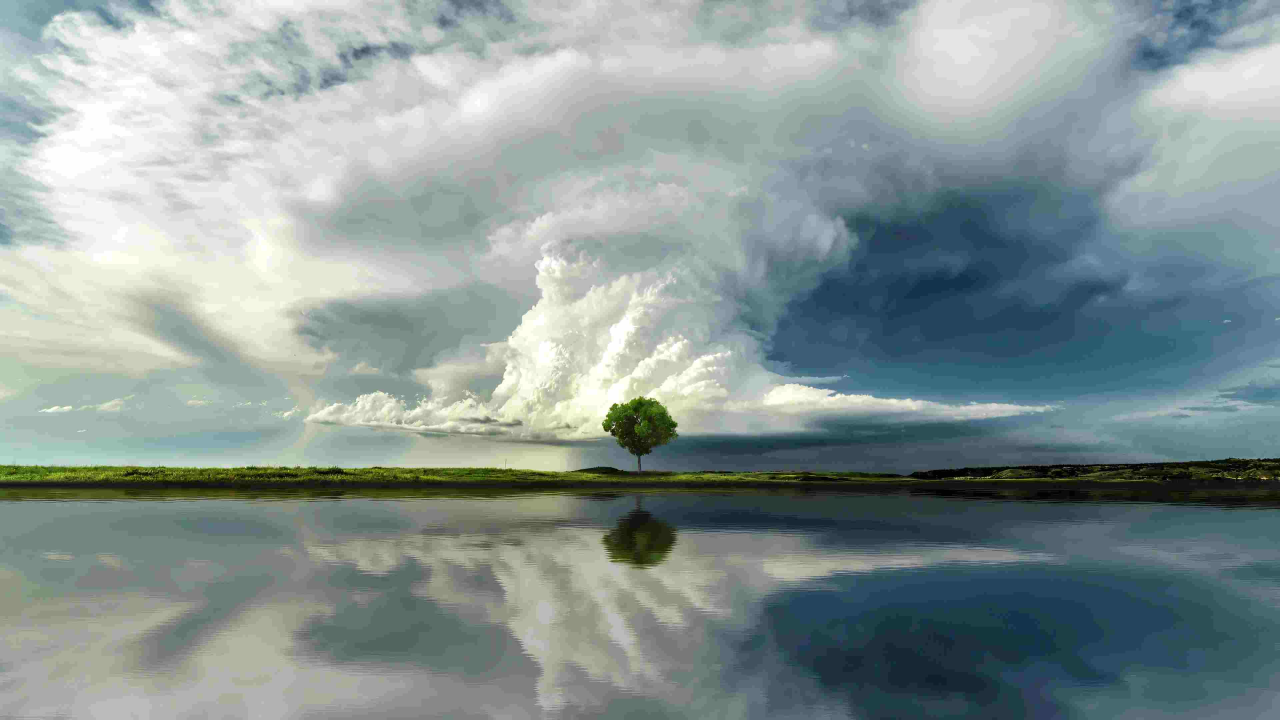
#> input picture 技能点/input_images/一抹绿向云端.png, 3840 x 2160 px (shown at 1/3 size); its folder holds 4 pictures in this run
$ python 'demo8素材批量处理.py'
#> lines starting #> are read from the running program, lines starting #| are printed output that depends on the picture
import os
from PIL import Image

# 素材批量处理：对文件夹下所有图片做统一处理（压缩、改尺寸、加水印）
# 安装：pip install Pillow

# 1. 输入输出目录
input_dir = "input_images"
output_dir = "output_images"
if not os.path.exists(output_dir):
    os.makedirs(output_dir)

# 2. 目标尺寸
target_size = (800, 600)

# 3. 遍历目录下所有图片
count = 0
for filename in os.listdir(input_dir):
    if not filename.lower().endswith((".jpg", ".jpeg", ".png")):
        continue

    input_path = os.path.join(input_dir, filename)
    output_path = os.path.join(output_dir, filename)

    # 4. 打开图片，按比例缩放并保存
    try:
        img = Image.open(input_path)
#> img is the input picture: PIL image 3840x2160 RGB; mean R, G, B 136.1, 150.4, 149.5
        img = img.convert("RGB")
        # 使用 thumbnail 等比缩放（不变形）
        img.thumbnail(target_size)
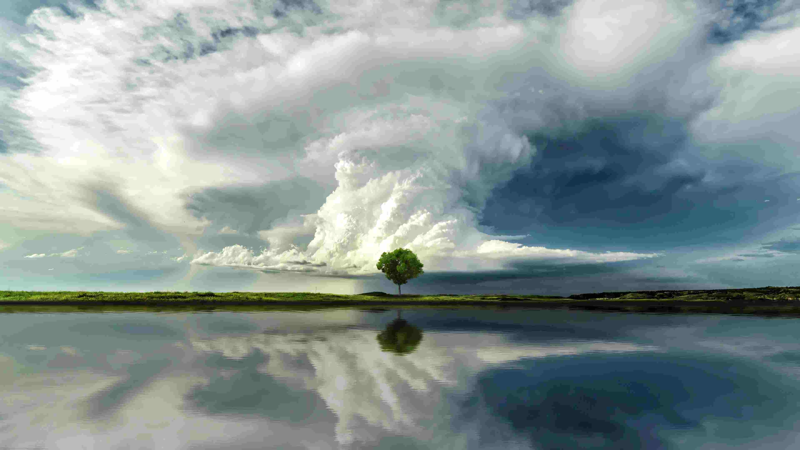
#> img: PIL image 800x450 RGB; mean R, G, B 136.2, 150.4, 149.5
        # 质量压缩，控制文件大小
        img.save(output_path, "JPEG", quality=80)
        count += 1
        print(f"已处理：{filename}")
    except Exception as e:
        print(f"处理失败：{filename}，原因：{e}")
#> pass 2 of the loop `for filename in os.listdir(input_dir):`:
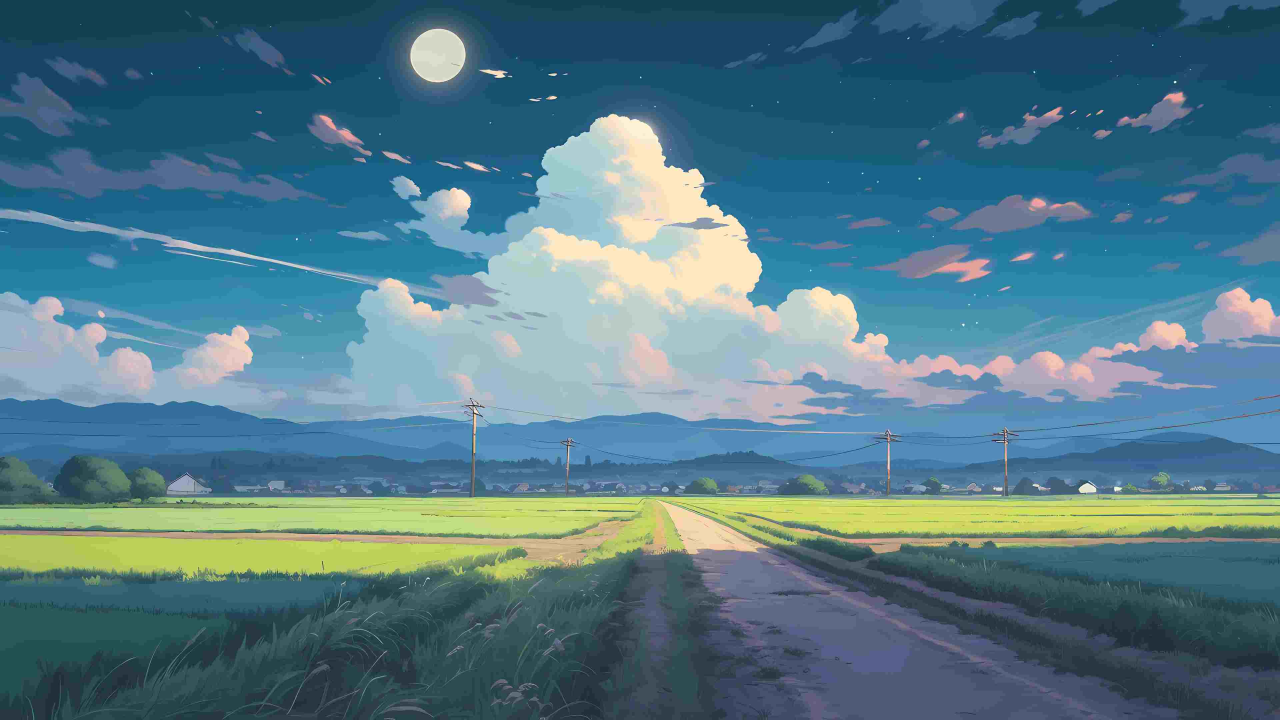
#> input picture 技能点/input_images/乡村小路.png, 3840 x 2160 px (shown at 1/3 size)
#> img is the input picture: PIL image 3840x2160 RGB; mean R, G, B 82.5, 121.1, 135.2
#> `img.thumbnail(target_size)`:
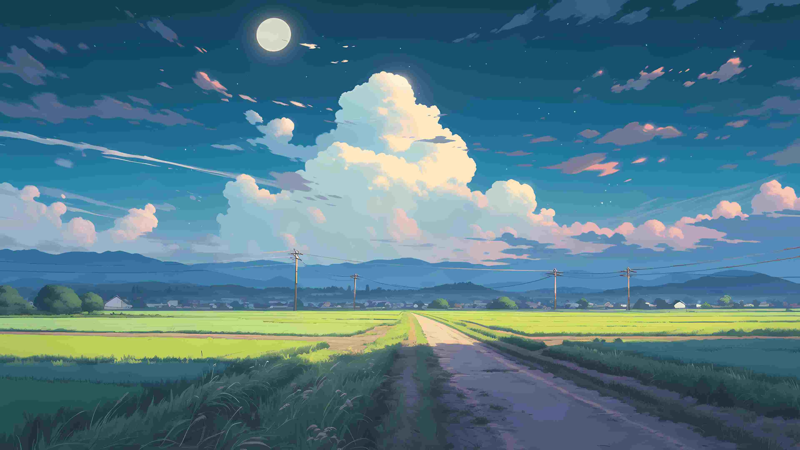
#> img: PIL image 800x450 RGB; mean R, G, B 82.6, 121.1, 135.2
#> pass 3 of the loop `for filename in os.listdir(input_dir):`:
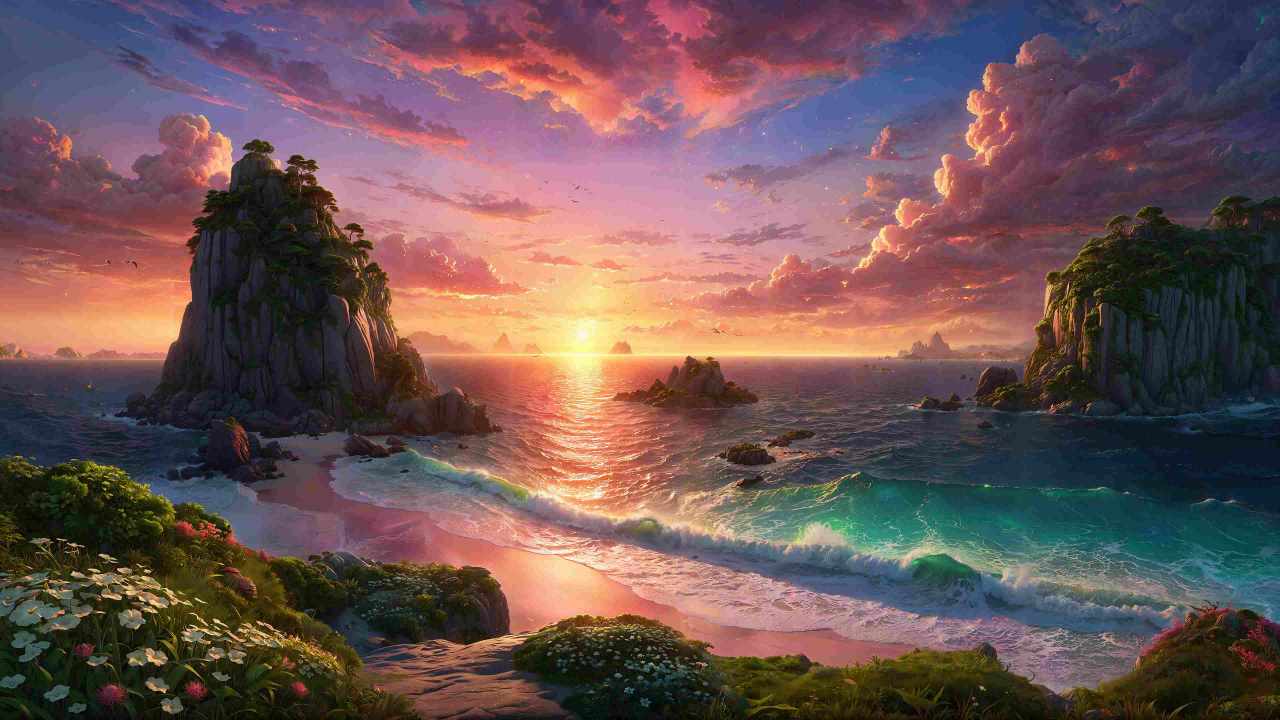
#> input picture 技能点/input_images/修仙世界遐想.png, 3840 x 2160 px (shown at 1/3 size)
#> img is the input picture: PIL image 3840x2160 RGB; mean R, G, B 108.8, 84.5, 85.1
#> `img.thumbnail(target_size)`:
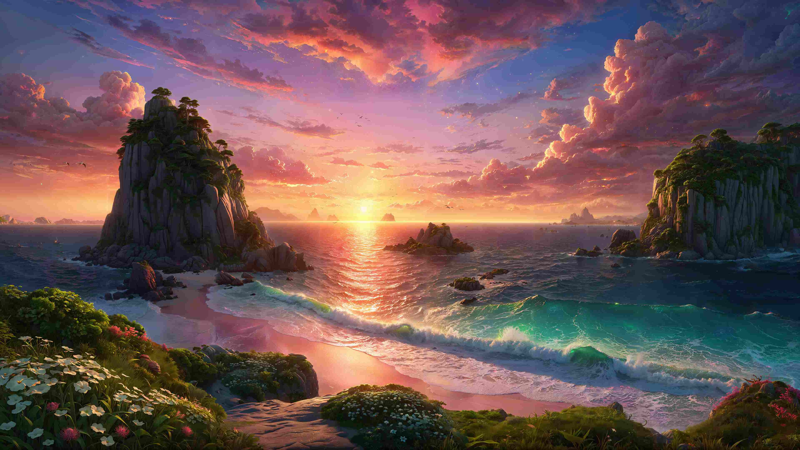
#> img: PIL image 800x450 RGB; mean R, G, B 109, 84.6, 85.2
#> the loop made 4 passes; the first 3 are shown

print(f"\n共处理 {count} 张图片")
